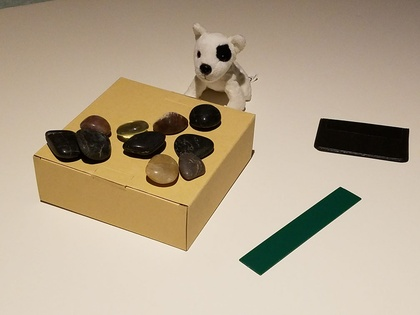
%> input picture sourcepic/TestImage2c.jpg, 420 x 315 px, shrunk from 1008 x 756 before the run
$ octave linedetect.m   (GNU Octave 9; MATLAB toolbox functions it lacks are replaced by stand-ins)
%> lines starting %> are read from the running program, lines starting %| are printed output that depends on the picture; in (x1, y1, x2, y2) boxes, pixels count from 0 and x2, y2 are one past the last pixel; in counts of white or black regions, pixels touching at a corner belong together; the program's own positions count from 1
### src/edge detect/canny1step.m
function [ m, theta, sector, canny1,  canny2, bin] = canny1step( src,  lowTh ,highTh)
[Ay, Ax, dim ] = size(src);
if dim>1
    src = rgb2gray(src);
end


src = double(src);
m = zeros(Ay, Ax);
theta = zeros(Ay, Ax);
sector = zeros(Ay, Ax);
canny1 = zeros(Ay, Ax);%??????
canny2 = zeros(Ay, Ax);%????????
bin = zeros(Ay, Ax);
for y = 2:(Ay-1)
    for x = 2:(Ax-1)
        gx =  src(y-1, x+1) + 2*src(y,x+1) + src(y+1, x+1) - ...
            src(y-1, x-1) - 2*src(y,x-1) - src(y+1, x-1);
        gy =  src(y+1, x-1) + 2*src(y+1,x) + src(y+1,x+1) ...
            - src(y-1, x-1) - 2*src(y-1,x) - src(y-1,x+1);
        m(y,x) = (gx^2+gy^2)^0.5 ;
        %--------------------------------
        theta(y,x) = atand(gx/gy)  ;
        tem = theta(y,x);
        %--------------------------------
        if (tem<67.5)&&(tem>22.5)
            sector(y,x) =  0;
        elseif (tem<22.5)&&(tem>-22.5)
            sector(y,x) =  3;
        elseif (tem<-22.5)&&(tem>-67.5)
            sector(y,x) =   2;
        else
            sector(y,x) =   1;
        end
        %--------------------------------
    end
end
%-------------------------
%??????
%------> x
%   2 1 0
%   3 X 3
%y  0 1 2
for y = 2:(Ay-1)
    for x = 2:(Ax-1)
        if sector(y,x)==0 %?? - ??
            if ( m(y,x)>m(y-1,x+1) )&&( m(y,x)>m(y+1,x-1)  )
                canny1(y,x) = m(y,x);
            else
                canny1(y,x) = 0;
            end
        elseif sector(y,x)==1 %????
            if ( m(y,x)>m(y-1,x) )&&( m(y,x)>m(y+1,x)  )
                canny1(y,x) = m(y,x);
            else
                canny1(y,x) = 0;
            end
        elseif sector(y,x)==2 %?? - ??
            if ( m(y,x)>m(y-1,x-1) )&&( m(y,x)>m(y+1,x+1)  )
                canny1(y,x) = m(y,x);
            else
                canny1(y,x) = 0;
            end
        elseif sector(y,x)==3 %???
            if ( m(y,x)>m(y,x+1) )&&( m(y,x)>m(y,x-1)  )
                canny1(y,x) = m(y,x);
            else
                canny1(y,x) = 0;
            end
        end
    end%end for x
end%end for y

%---------------------------------
%????? ;
for y = 2:(Ay-1)
    for x = 2:(Ax-1)
        if canny1(y,x)<lowTh %?????
            canny2(y,x) = 0;
            bin(y,x) = 0;
            continue;
        elseif canny1(y,x)>highTh %?????
            canny2(y,x) = canny1(y,x);
            bin(y,x) = 1;
            continue;
        else %???????8???????????????????
            tem =[canny1(y-1,x-1), canny1(y-1,x), canny1(y-1,x+1);
                       canny1(y,x-1),    canny1(y,x),   canny1(y,x+1);
                       canny1(y+1,x-1), canny1(y+1,x), canny1(y+1,x+1)];
            temMax = max(tem);
            if temMax(1) > highTh
                canny2(y,x) = temMax(1);
                bin(y,x) = 1;
                continue;
            else
                canny2(y,x) = 0;
                bin(y,x) = 0;
                continue;
            end
        end
    end%end for x
end%end for y
end%end of function

### src/hough transform/houghTs.m
function [h, theta, rho] = houghTs(f, dtheta, drho)
if nargin < 3
   drho = 1;
end
if nargin < 2
   dtheta = 1;
end

f = double(f);
[M,N] = size(f);
theta = linspace(-90, 0, ceil(90/dtheta) + 1);
theta = [theta -fliplr(theta(2:end - 1))];
ntheta = length(theta);

D = sqrt((M - 1)^2 + (N - 1)^2);
q = ceil(D/drho);
nrho = 2*q - 1;
rho = linspace(-q*drho, q*drho, nrho);

[x, y, val] = find(f);
x = x - 1;  y = y - 1;

% Initialize output.
h = zeros(nrho, length(theta));

% To avoid excessive memory usage, process 1000 nonzero pixel
% values at a time.
for k = 1:ceil(length(val)/1000)
   first = (k - 1)*1000 + 1;
   last  = min(first+999, length(x));

   x_matrix     = repmat(x(first:last), 1, ntheta);
   y_matrix     = repmat(y(first:last), 1, ntheta);
   val_matrix   = repmat(val(first:last), 1, ntheta);
   theta_matrix = repmat(theta, size(x_matrix, 1), 1)*pi/180;

   rho_matrix = x_matrix.*cos(theta_matrix) + ...
       y_matrix.*sin(theta_matrix);
   slope = (nrho - 1)/(rho(end) - rho(1));
   rho_bin_index = round(slope*(rho_matrix - rho(1)) + 1);

   theta_bin_index = repmat(1:ntheta, size(x_matrix, 1), 1);

   h = h + full(sparse(rho_bin_index(:), theta_bin_index(:), ...
                       val_matrix(:), nrho, ntheta));
end

### src/hough transform/hpeak.m
function [r, c, hnew] = hpeak(h, nhood)
if nargin < 2
   nhood = size(h)/50;
   % Make sure the neighborhood size is odd.
   nhood = max(2*ceil(nhood/2) + 1, 1);
end

hmax=max(h(:));
hnew = h; r = []; c = [];
[hm, hn]=size(h);
localmaxa=80;%2nd 80; 3rd 5
localmaxb=10;%2nd 10; 3rd 5
for ha=1+localmaxa:localmaxa*2:hm-localmaxa
    for hb=1+localmaxb:localmaxb*2:hn-localmaxb

        hnewp=hnew(ha-localmaxa:ha+localmaxa,hb-localmaxb:hb+localmaxb);
        if(max(hnewp(:))~=0&&max(hnewp(:))>=hmax*0.2)%2nd 0.2 3rd0.15
            [p,q]=find(hnewp==max(hnewp(:)));
        p=p+ha-localmaxa-1;
        q=q+hb-localmaxb-1;
        p=p(1);q=q(1);
        r(end+1)=p;c(end+1)=q;
        end
    end
end

### src/hough transform/linedetect.m
clear
clc;
imgsrc = imread('TestImage2c.jpg');
%> imgsrc is the input picture: size 315x420x3 uint8; mean R, G, B 180.1, 163.9, 139.9
[y, x, dim] = size(imgsrc);
%> y = 315; x = 420; dim = 3

%??????
if dim>1
    imgsrc = rgb2gray(imgsrc);
%> imgsrc: size 315x420 uint8
end

sigma = 1;
gausFilter = fspecial('gaussian', [3,3], sigma);
img= imfilter(imgsrc, gausFilter, 'replicate');

zz = double(img);

 %----------------------------------------------------------
 [m, theta, sector, canny1,  canny2, bin] = canny1step(img, 20 , 50);%2nd 20 50
%> after the loop in canny1step, `for y = 2:(Ay-1)`:
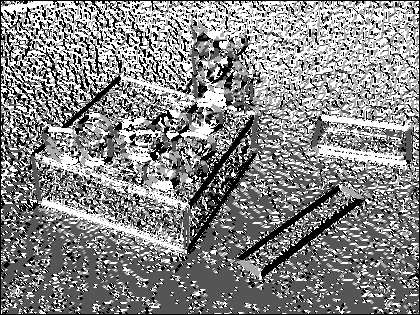
%> sector: size 315x420 double; min 0, max 3, mean 1.59; drawn with min black and max white
%> after the loop in canny1step, `for y = 2:(Ay-1)`:
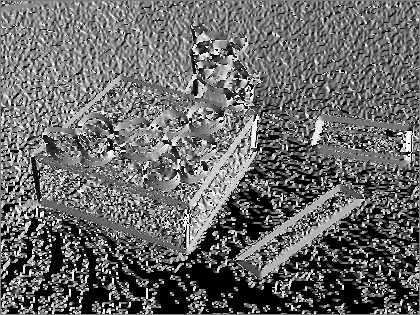
%> theta: size 315x420 double; 17.76% of the values are NaN or infinite; the others: min -90, max 90, mean -0.46; drawn with min black, max white, NaN and infinite black
%> after the loop in canny1step, `for y = 2:(Ay-1)`:
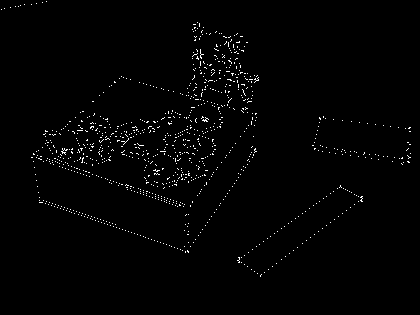
%> bin: size 315x420 double; values 0 (black) and 1 (white), 1.3% white in thin lines or dots, all inside (x1, y1, x2, y2) = (1, 1, 411, 277)
%> after the loop in canny1step, `for y = 2:(Ay-1)`: tem = [0 214 0; 0 21.02 0; 0 6.32 0]; temMax = [0 214 0]


I=edge(img,'Canny',0.10);%2nd0.10 3rd 0.13
%> I: size 315x420 logical; 2.8% white in thin lines or dots, all inside (x1, y1, x2, y2) = (1, 1, 410, 275)
%I=bin;
figure(2)
imshow(I);

hold on
[H,theta, rho]=houghTs(I,0.5,0.5);
%> in houghTs, `[x, y, val] = find(f);`: x = 3712 values from 2 to 275; y = 3712 values from 2 to 410; val = 3712 values from 1 to 1
%> in houghTs, `x = x - 1`: x = 3712 values, max 274 at index 3137, min 1 at index 135, mean 146.7
%> in houghTs, `y = y - 1`: y = 3712 values from 1 to 409
%> the loop in houghTs, `for k = 1:ceil(length(val)/1000)` made 4 passes
%> (first, last) on passes 1 to 4: (1, 1000), (1001, 2000), (2001, 3000), (3001, 3712)
%> pass 1, in houghTs, `x_matrix     = repmat(x(first:last), 1, ntheta);`:
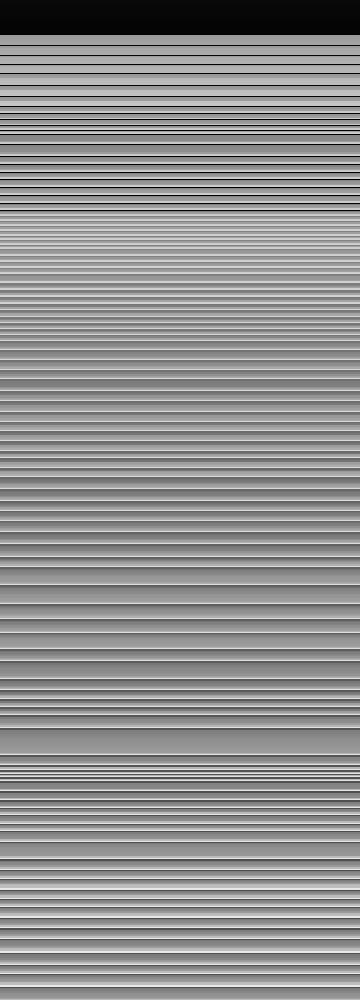
%> x_matrix: size 1000x360 double; min 1, max 234, mean 143.8
%> pass 1, in houghTs, `y_matrix     = repmat(y(first:last), 1, ntheta);`:
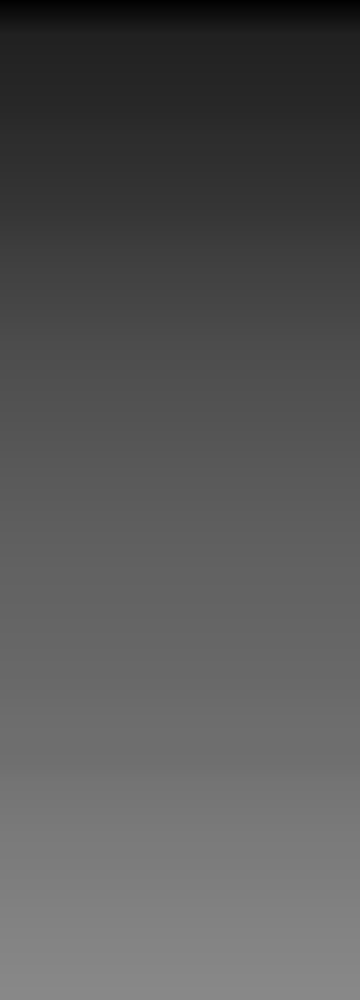
%> y_matrix: size 1000x360 double; min 1, max 136, mean 86.3
%> pass 1, in houghTs, `rho_matrix = x_matrix.*cos(theta_matrix) + y_matrix.*sin(theta_matrix);`:
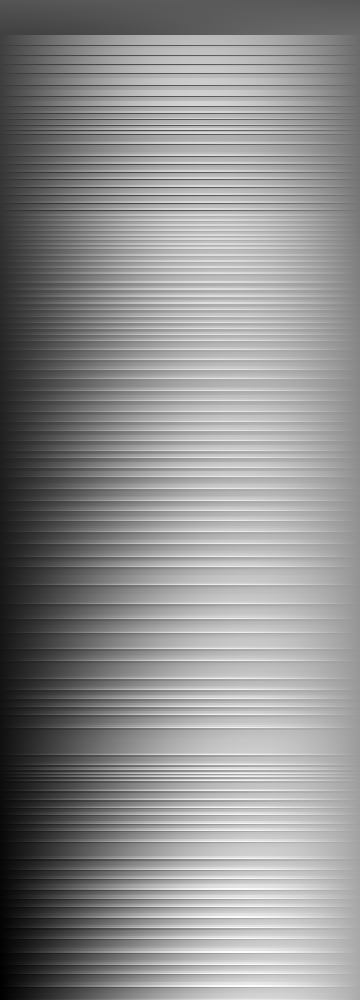
%> rho_matrix: size 1000x360 double; min -136, max 270.1, mean 91.3; drawn with min black and max white
%> after the loop in houghTs, `for k = 1:ceil(length(val)/1000)`:
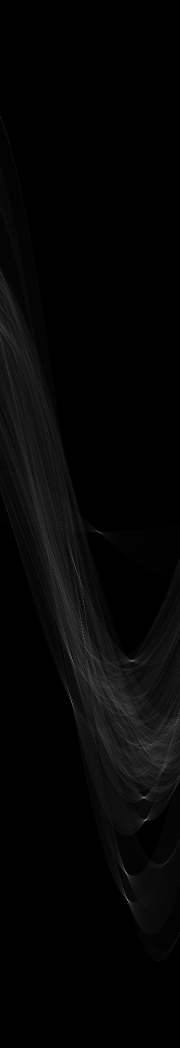
%> h: size 2095x360 double (shown at 1/2 size); min 0, max 85, mean 1.8; drawn with min black and max white
%> theta = 360 values from -90 to 89.5; rho = 2095 values from -524 to 524
%[r,c,hnew]=hough_peaks(H,800);
[rr,cc,hnew]=hpeak(H);
%> in hpeak, `hmax=max(h(:));`: hmax = 85
%> after the loop in hpeak, `for ha=1+localmaxa:localmaxa*2:hm-localmaxa`: c = 53 values, max 335 at index 51, min 1 at index 1, mean 151.8; p = 1805; q = 261; r = 53 values, max 1805 at index 53, min 233 at index 1, mean 1177.3
%> rr has the same summary as r in hpeak; cc has the same summary as c in hpeak
%[r,c]=hmax(H);
%lines=hough_line(I,theta,rho,r,c);
%imshow(H);

%thin lines number
r=[];c=[];
for a=1:length(rr)-1
    flag=1;
    for b=a+1:length(rr)
        if(abs(cc(a)-cc(b))<=10&&abs(rr(a)-rr(b))<=15)%2nd 10/15 %3rd 26/22(14)
            flag=0;
            break;
        end
    end
    if(flag==1)
        r(end+1)=rr(a);
        c(end+1)=cc(a);
    end
end
%> after the loop, c = 44 values, max 335 at index 44, min 1 at index 1, mean 149.8; r = 44 values, max 1747 at index 42, min 233 at index 1, mean 1154.6
r(end+1)=rr(length(rr));
c(end+1)=cc(length(cc));

% [12 lines of commented-out code are left out]

paradiff=24; %2nd 24; 3rd 20
%pingxingxian
para1=[];para2=[];
for a=1:length(r)-1
    for b=a+1:length(r)
        if(abs(c(a)-c(b))<=paradiff&&abs(r(a)-r(b))>10)%2nd 10;; 3rd 5
            para1(end+1)=a;
            para2(end+1)=b;
        end
    end
end
%> this loop made 44 passes
%> after the loop, para1 = 117 values from 1 to 42; para2 = 117 values, max 45 at index 94, min 2 at index 1, mean 24.03

% [28 lines of commented-out code are left out]

x1=[];x2=[];x3=[];x4=[];
y1=[];y2=[];y3=[];y4=[];
%> (the run ends here)
